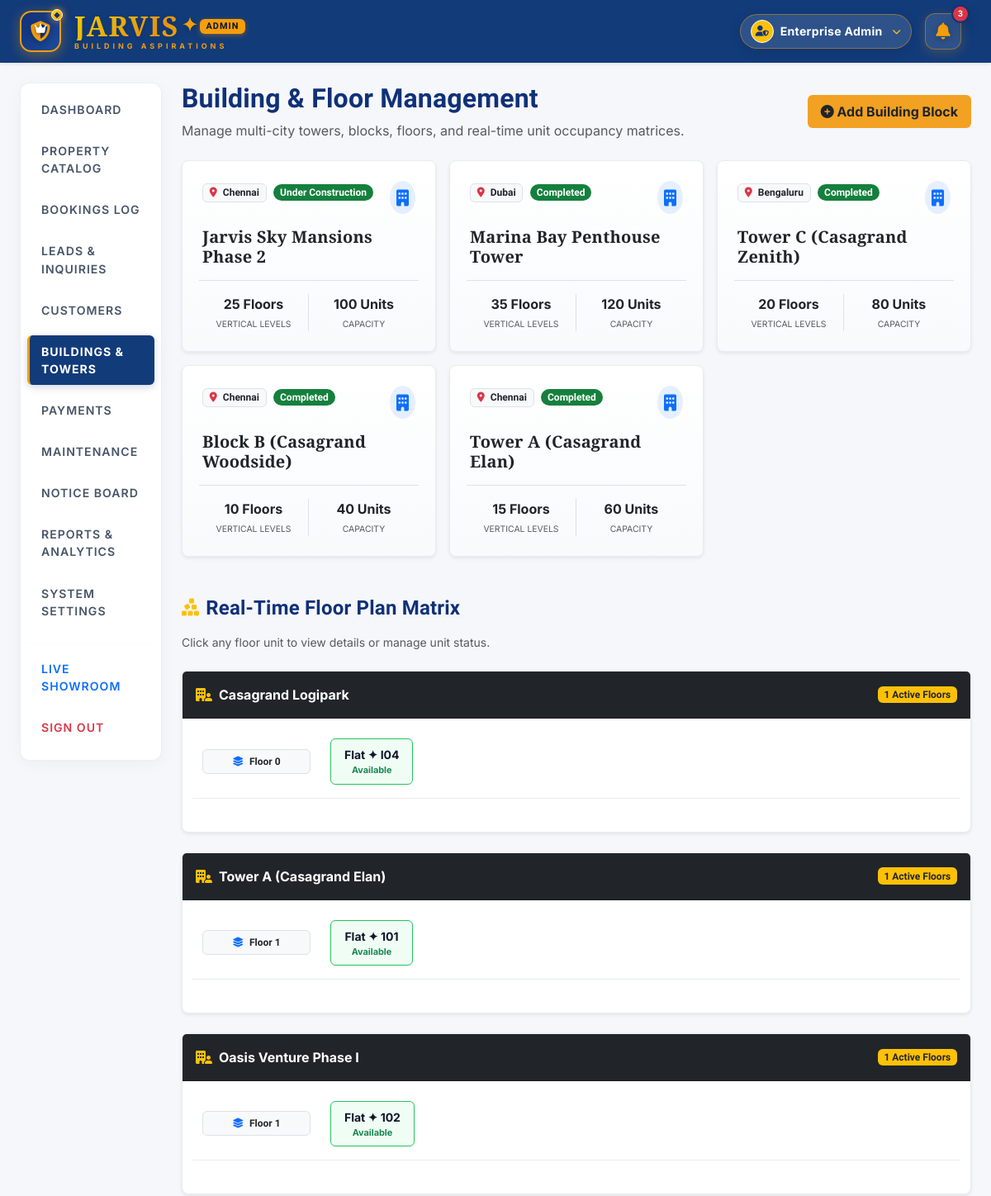
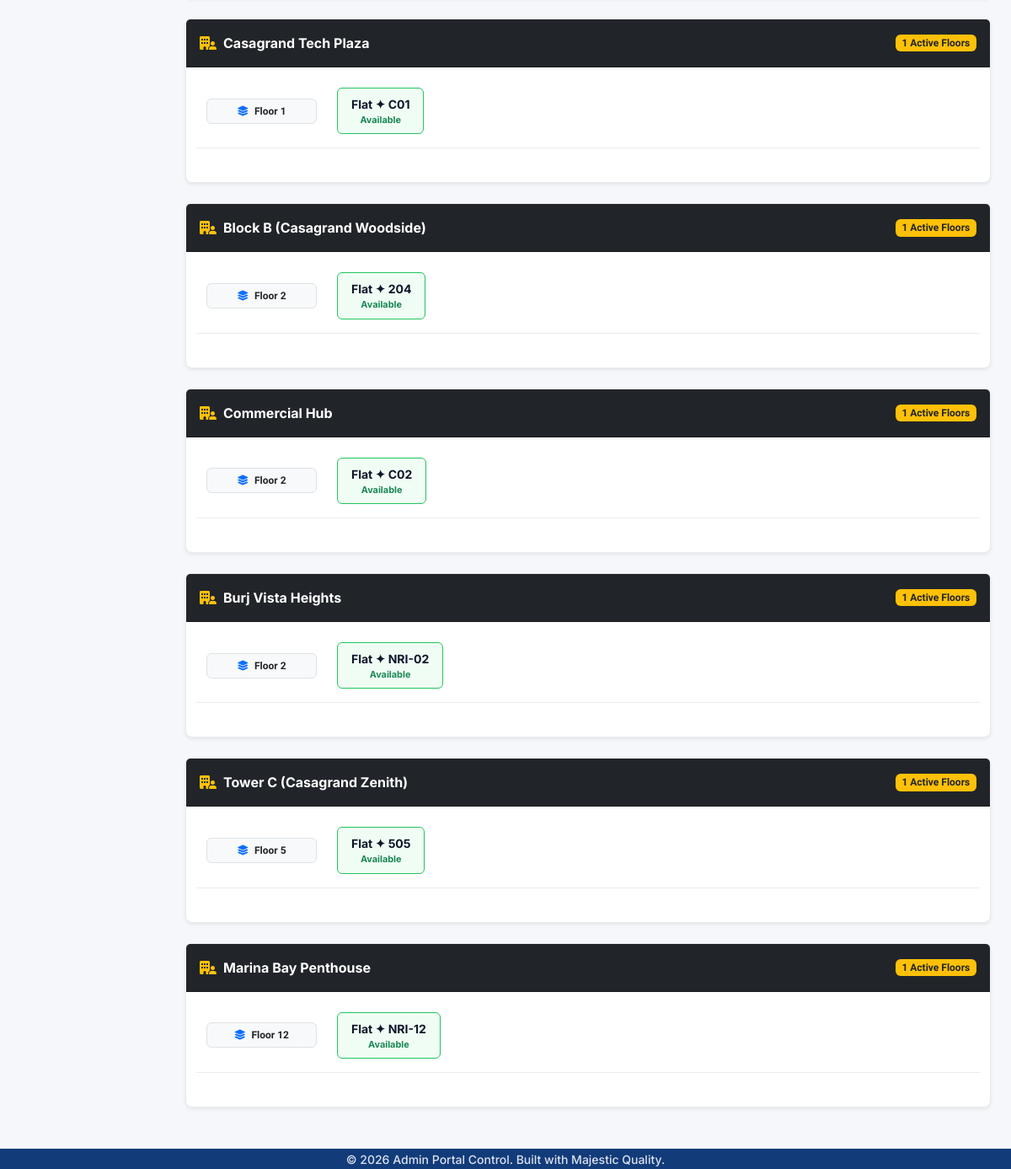
/admin/buildings.php (signed in), run on the app's committed database (2 pictures, top to bottom).
### tables this page shows
CREATE TABLE IF NOT EXISTS `settings` (
  `key_name` VARCHAR(50) PRIMARY KEY,
  `key_value` TEXT NOT NULL
);

CREATE TABLE IF NOT EXISTS `buildings` (
  `id` INT AUTO_INCREMENT PRIMARY KEY,
  `name` VARCHAR(100) NOT NULL,
  `city` VARCHAR(50) NOT NULL,
  `total_floors` INT NOT NULL DEFAULT 10,
  `total_units` INT NOT NULL DEFAULT 40,
  `status` ENUM('Completed', 'Under Construction', 'Pre-Launch') NOT NULL DEFAULT 'Completed'
);

CREATE TABLE IF NOT EXISTS `flats` (
  `id` INT AUTO_INCREMENT PRIMARY KEY,
  `flat_no` VARCHAR(50) NOT NULL,
  `block` VARCHAR(50) NOT NULL,
  `city` ENUM('Chennai', 'Bengaluru', 'Coimbatore', 'Hyderabad', 'Dubai', 'Pune', 'Delhi') NOT NULL DEFAULT 'Chennai',
  `bhk` INT NOT NULL,
  `price` DECIMAL(12,2) NOT NULL,
  `description` TEXT DEFAULT NULL,
  `image_url` VARCHAR(255) DEFAULT NULL,
  `status` ENUM('Available', 'Booked') NOT NULL DEFAULT 'Available',
  `type` ENUM('Residential', 'Commercial', 'Industrial', 'NRI', 'Ventures') NOT NULL DEFAULT 'Residential',
  `floor` INT NOT NULL DEFAULT 1
);

### includes/db.php (called while the page is built, shortened)
<?php
$host = '127.0.0.1';
$db   = 'flat_management';
$user = 'root';
$pass = '';
$charset = 'utf8mb4';
$options = [
    PDO::ATTR_ERRMODE            => PDO::ERRMODE_EXCEPTION,
    PDO::ATTR_DEFAULT_FETCH_MODE => PDO::FETCH_ASSOC,
    PDO::ATTR_EMULATE_PREPARES   => false,
];
try {
    $dsn = "mysql:host=$host;dbname=$db;charset=$charset";
    $pdo = new PDO($dsn, $user, $pass, $options);
    try {
        $pdo->exec("ALTER TABLE `flats` MODIFY COLUMN `image_url` TEXT NULL;");
    } catch (\Exception $e) {}
} catch (\PDOException $e) {
    throw new \PDOException($e->getMessage(), (int)$e->getCode());
}
function get_setting($key, $default = '') {
    global $pdo;
    try {
        $stmt = $pdo->prepare("SELECT key_value FROM settings WHERE key_name = :key");
        $stmt->execute(['key' => $key]);
        $val = $stmt->fetchColumn();
        return $val !== false ? $val : $default;
    } catch (Exception $e) {
        return $default;
    }
}
?>

### admin/buildings.php (the view, shortened to what this page needs)
<?php
require_once '../includes/db.php';
$buildings = $pdo->query("SELECT * FROM buildings ORDER BY id DESC")->fetchAll();
$flats_by_block = [];
$raw_flats = $pdo->query("SELECT * FROM flats ORDER BY floor ASC, flat_no ASC")->fetchAll();
foreach ($raw_flats as $f) {
    $flats_by_block[$f['block']][$f['floor']][] = $f;
}
require_once 'includes/header.php';
?>
<div class="container-fluid px-4">
    <div class="row">
        <div class="col-md-3 col-lg-2">
            <?php include 'includes/sidebar.php'; ?>
        </div>
        <div class="col-md-9 col-lg-10">
            <div class="d-flex justify-content-between align-items-center mb-4">
                <div>
                    <h2 class="fw-bold" style="color:var(--blue-brand);">Building & Floor Management</h2>
                    <p class="text-muted mb-0">Manage multi-city towers, blocks, floors, and real-time unit occupancy matrices.</p>
                </div>
                <button class="btn btn-warning text-dark fw-bold px-3 py-2" data-bs-toggle="modal" data-bs-target="#addBuildingModal" style="background-color: var(--orange-brand); border: none;">
                    <i class="fa-solid fa-plus-circle me-1.5"></i> Add Building Block
                </button>
            </div>
            <div class="row g-3 mb-5">
                <?php foreach ($buildings as $b): ?>
                    <div class="col-md-6 col-lg-4">
                        <div class="card h-100 border border-light-subtle shadow-sm p-4 rounded-3" style="background: linear-gradient(180deg, #ffffff 0%, #f8fafc 100%);">
                            <div class="d-flex justify-content-between align-items-start mb-3">
                                <div>
                                    <span class="badge bg-light text-dark border me-1"><i class="fa-solid fa-location-dot me-1 text-danger"></i> <?php echo htmlspecialchars($b['city']); ?></span>
                                    <span class="badge bg-success text-white px-2.5 py-1 rounded-pill fw-semibold" style="background-color: #15803d !important; color: #ffffff !important;"><?php echo htmlspecialchars($b['status']); ?></span>
                                </div>
                                <div class="p-2 rounded-circle bg-primary bg-opacity-10 text-primary">
                                    <i class="fa-solid fa-building fa-lg"></i>
                                </div>
                            </div>
                            <h5 class="fw-bold text-dark mb-2" style="font-family:'Playfair Display', serif;"><?php echo htmlspecialchars($b['name']); ?></h5>
                            <div class="row g-2 mt-2 pt-2 border-top text-center text-muted small">
                                <div class="col-6 border-end">
                                    <div class="fw-bold text-dark fs-6"><?php echo $b['total_floors']; ?> Floors</div>
                                    <span class="text-uppercase" style="font-size:0.65rem;">Vertical Levels</span>
                                </div>
                                <div class="col-6">
                                    <div class="fw-bold text-dark fs-6"><?php echo $b['total_units']; ?> Units</div>
                                    <span class="text-uppercase" style="font-size:0.65rem;">Capacity</span>
                                </div>
                            </div>
                        </div>
                    </div>
                <?php endforeach; ?>
            </div>
            <h4 class="fw-bold mb-3" style="color:var(--blue-brand);"><i class="fa-solid fa-cubes-stacked me-2 text-warning"></i>Real-Time Floor Plan Matrix</h4>
            <p class="text-muted small mb-4">Click any floor unit to view details or manage unit status.</p>
            <?php foreach ($flats_by_block as $block_name => $floors): ?>
                <div class="card border border-light-subtle rounded-3 shadow-sm mb-4">
                    <div class="card-header bg-dark text-white p-3 d-flex justify-content-between align-items-center">
                        <div class="fw-bold fs-6"><i class="fa-solid fa-building-user me-2 text-warning"></i><?php echo htmlspecialchars($block_name); ?></div>
                        <span class="badge bg-warning text-dark fw-bold"><?php echo count($floors); ?> Active Floors</span>
                    </div>
                    <div class="card-body p-4">
                        <?php foreach ($floors as $floor_num => $units_list): ?>
                            <div class="row align-items-center mb-3 pb-3 border-bottom border-light-subtle">
                                <div class="col-md-2">
                                    <span class="badge bg-light text-dark border px-3 py-2 fw-bold w-100">
                                        <i class="fa-solid fa-layer-group me-1 text-primary"></i> Floor <?php echo $floor_num; ?>
                                    </span>
                                </div>
                                <div class="col-md-10">
                                    <div class="d-flex flex-wrap gap-2">
                                        <?php foreach ($units_list as $u): ?>
                                            <a href="../resident/view_flat.php?flat_id=<?php echo $u['id']; ?>" target="_blank" class="text-decoration-none">
                                                <div class="px-3 py-2 rounded border text-center shadow-xs" style="min-width: 100px; <?php echo ($u['status'] === 'Booked') ? 'background: #eff6ff; border-color: #3b82f6 !important;' : 'background: #f0fdf4; border-color: #22c55e !important;'; ?>">
                                                    <div class="fw-bold small" style="color: #0f172a;">Flat ✦ <?php echo htmlspecialchars($u['flat_no']); ?></div>
                                                    <div style="font-size: 0.68rem;" class="<?php echo ($u['status'] === 'Booked') ? 'text-primary fw-bold' : 'text-success fw-bold'; ?>">
                                                        <?php echo ($u['status'] === 'Booked') ? 'Reserved' : 'Available'; ?>
                                                    </div>
                                                </div>
                                            </a>
                                        <?php endforeach; ?>
                                    </div>
                                </div>
                            </div>
                        <?php endforeach; ?>
                    </div>
                </div>
            <?php endforeach; ?>
        </div>
    </div>
</div>
<?php require_once 'includes/footer.php'; ?>

### admin/includes/header.php (shortened to what this page needs)
<?php
$system_name   = get_setting('system_name', 'Jarvis');
$brand_tagline = get_setting('brand_tagline', 'BUILDING ASPIRATIONS');
$primary_color = get_setting('primary_color', '#123B7A');
?>
<!DOCTYPE html>
<html lang="en">
<head>
    <link href="https://cdn.jsdelivr.net/npm/bootstrap@5.3.0/dist/css/bootstrap.min.css" rel="stylesheet">
    <link href="https://cdnjs.cloudflare.com/ajax/libs/font-awesome/6.4.0/css/all.min.css" rel="stylesheet">
    <link href="../css/style.css?v=<?php echo time(); ?>" rel="stylesheet">
</head>
<body class="admin-theme" style="background-color: #F5F7FA; color: #1F2937; font-family: 'Inter', -apple-system, BlinkMacSystemFont, 'Segoe UI', Roboto, sans-serif;">
    <nav class="navbar navbar-expand-lg sticky-top shadow-sm py-2.5" style="background-color: <?php echo htmlspecialchars($primary_color); ?>;">
        <div class="container-fluid px-4">
            <a class="navbar-brand d-flex align-items-center me-4" href="dashboard.php" style="text-decoration: none;">
                <div class="logo-crest me-3 d-flex align-items-center justify-content-center" style="width: 50px; height: 50px; background: linear-gradient(135deg, #103178 0%, #1c4b9c 100%); border-radius: 14px; border: 2px solid #F59E0B; box-shadow: 0 4px 15px rgba(245, 158, 11, 0.35); position: relative; transition: all 0.3s ease; cursor: pointer;">
                    <i class="fa-solid fa-shield-halved" style="font-size: 1.55rem; color: #F59E0B; filter: drop-shadow(0 2px 4px rgba(0,0,0,0.3));"></i>
                    <i class="fa-solid fa-crown" style="position: absolute; font-size: 0.82rem; color: #ffffff; top: 13px; filter: drop-shadow(0 1px 2px rgba(0,0,0,0.5));"></i>
                    <span style="position: absolute; top: -4px; right: -4px; width: 14px; height: 14px; background: linear-gradient(135deg, #ffd700 0%, #f59e0b 100%); border: 1.5px solid #ffffff; border-radius: 50%; box-shadow: 0 0 8px rgba(245, 158, 11, 0.8); display: flex; align-items: center; justify-content: center;">
                        <i class="fa-solid fa-diamond" style="font-size: 7px; color: #103178;"></i>
                    </span>
                </div>
                <div class="lh-1">
                    <div class="d-flex align-items-center" style="font-family: 'Playfair Display', 'Plus Jakarta Sans', serif; font-weight: 900; font-size: 2.1rem; background: linear-gradient(135deg, #ffd700 0%, #f39c12 50%, #ffd700 100%); -webkit-background-clip: text; -webkit-text-fill-color: transparent; letter-spacing: 1.5px; text-shadow: 0.5px 0.5px 0px rgba(0,0,0,0.05); filter: drop-shadow(0px 2px 3px rgba(0,0,0,0.15));">
                        <?php echo htmlspecialchars(strtoupper($system_name)); ?>
                        <span style="color: #f59e0b; -webkit-text-fill-color: #f59e0b; font-weight: 300; font-size: 1.5rem; margin-left: 3px; margin-top: -5px;">✦</span>
                        <span class="badge bg-amber text-dark ms-2.5 px-2 py-0.5 fw-bold align-middle" style="background-color: #F59E0B; font-size: 0.68rem; letter-spacing: 1px; font-family: 'Inter', sans-serif; -webkit-text-fill-color: #0f172a; border-radius: 6px; box-shadow: 0 2px 6px rgba(245, 158, 11, 0.4);">ADMIN</span>
                    </div>
                    <span style="display:block; font-size:0.56rem; letter-spacing:4px; color:#f59e0b; font-weight:700; text-transform:uppercase; margin-top:3px;"><?php echo htmlspecialchars($brand_tagline); ?></span>
                </div>
            </a>
            <div class="collapse navbar-collapse" id="adminNavbar">
                <div class="ms-auto d-flex align-items-center gap-3 pe-2">
                    <div class="dropdown">
                        <button class="btn rounded-pill px-3.5 py-1.5 fw-bold d-flex align-items-center gap-2 text-white" type="button" data-bs-toggle="dropdown" aria-expanded="false" style="background: rgba(255, 255, 255, 0.12); border: 1.5px solid rgba(245, 158, 11, 0.45); box-shadow: 0 4px 15px rgba(0, 0, 0, 0.1); backdrop-filter: blur(8px); transition: all 0.3s ease;">
                            <div class="rounded-circle bg-warning text-dark fw-bold d-flex align-items-center justify-content-center shadow-xs" style="width: 28px; height: 28px; font-size: 0.85rem; border: 1px solid #ffffff;">
                                <i class="fa-solid fa-user-shield" style="font-size: 0.8rem; color: #103178;"></i>
                            </div>
                            <span class="d-none d-sm-inline" style="font-size: 0.88rem; letter-spacing: 0.3px;">Enterprise Admin</span>
                            <i class="fa-solid fa-chevron-down text-warning fs-8 ms-1"></i>
                        </button>
                    </div>
                    <div class="dropdown me-1">
                        <button class="btn grand-notif-btn position-relative d-flex align-items-center justify-content-center p-0" type="button" data-bs-toggle="dropdown" aria-expanded="false" style="width: 44px; height: 44px; background: rgba(255, 255, 255, 0.12); border: 1.5px solid rgba(245, 158, 11, 0.45); border-radius: 12px; box-shadow: 0 4px 15px rgba(245, 158, 11, 0.2); backdrop-filter: blur(8px); transition: all 0.3s cubic-bezier(0.4, 0, 0.2, 1); cursor: pointer;">
                            <i class="fa-solid fa-bell" style="font-size: 1.25rem; color: #F59E0B; filter: drop-shadow(0 2px 4px rgba(0,0,0,0.3));"></i>
                            <span class="position-absolute top-0 start-100 translate-middle badge rounded-pill bg-danger text-white fw-bold shadow" style="font-size: 0.65rem; border: 2px solid #103178; padding: 4px 6px; box-shadow: 0 0 10px rgba(239, 68, 68, 0.9); animation: pulse-ring 2s infinite;">
                                3
                            </span>
                        </button>
                    </div>
                </div>
            </div>
        </div>
    </nav>
    <main class="py-4">

### css/style.css (style rules this page uses)
:root { --bg-primary: #ffffff; --bg-secondary: #f5f6f9; --text-main: #2c3e50; --text-muted: #7f8c8d; --blue-brand: #103178; --orange-brand: #f2a122; --orange-hover: #d98a1a; --border-color: rgba(16, 49, 120, 0.1); --success-color: #27ae60; --danger-color: #c0392b; --card-shadow: 0 10px 30px rgba(16, 49, 120, 0.06); --navbar-bg: #ffffff; --sidebar-bg: #f8f9fa; }
body { font-family: 'Plus Jakarta Sans', sans-serif; background-color: var(--bg-primary); color: var(--text-main); min-height: 100vh; display: flex; flex-direction: column; overflow-x: hidden; }
h1, h2, h3, h4, h5, h6 { font-family: 'Plus Jakarta Sans', system-ui, -apple-system, sans-serif; color: var(--blue-brand); letter-spacing: 0.2px; }
.stat-card h2, .stat-card h3, .stat-card h4, .stat-card h5, table, .amount, .badge, .number, code, .fs-1, .fs-2, .fs-3, .fs-4, .fs-5 { font-family: 'Plus Jakarta Sans', system-ui, -apple-system, sans-serif !important; font-variant-numeric: normal; }
.badge.bg-success { background-color: #15803d !important; color: #ffffff !important; }
:root { --admin-primary: #123B7A; --admin-accent: #F59E0B; --admin-bg: #F5F7FA; --admin-card-bg: #FFFFFF; --admin-text: #1F2937; --admin-success: #16A34A; --admin-danger: #DC2626; }
body.admin-theme { background-color: var(--admin-bg) !important; color: var(--admin-text) !important; font-family: 'Inter', -apple-system, BlinkMacSystemFont, "Segoe UI", Roboto, "Helvetica Neue", Arial, sans-serif !important; }
.fs-8 { font-size: 0.65rem !important; }

### data on the page
settings: key_value "JARVIS"
buildings: city "Chennai", status "Under Construction", name "Jarvis Sky Mansions Phase 2", total_floors "25", total_units "100"
buildings: city "Dubai", status "Completed", name "Marina Bay Penthouse Tower", total_floors "35", total_units "120"
buildings: city "Bengaluru", status "Completed", name "Tower C (Casagrand Zenith)", total_floors "20", total_units "80"
buildings: city "Chennai", status "Completed", name "Block B (Casagrand Woodside)", total_floors "10", total_units "40"
buildings: city "Chennai", status "Completed", name "Tower A (Casagrand Elan)", total_floors "15", total_units "60"
flats: flat_no "I04", status "Available"
flats: flat_no "101", status "Available"
flats: flat_no "102", status "Available"
flats: flat_no "C01", status "Available"
flats: flat_no "204", status "Available"
flats: flat_no "C02", status "Available"
flats: flat_no "NRI-02", status "Available"
flats: flat_no "505", status "Available"
flats: flat_no "NRI-12", status "Available"

### other printed values
$brand_tagline "BUILDING ASPIRATIONS"
$block_name "Casagrand Logipark"
count($floors) "1"
$floor_num "0"
$block_name "Tower A (Casagrand Elan)"
$floor_num "1"
$block_name "Oasis Venture Phase I"
$block_name "Casagrand Tech Plaza"
$block_name "Block B (Casagrand Woodside)"
$floor_num "2"
$block_name "Commercial Hub"
$block_name "Burj Vista Heights"
$block_name "Tower C (Casagrand Zenith)"
$floor_num "5"
$block_name "Marina Bay Penthouse"
